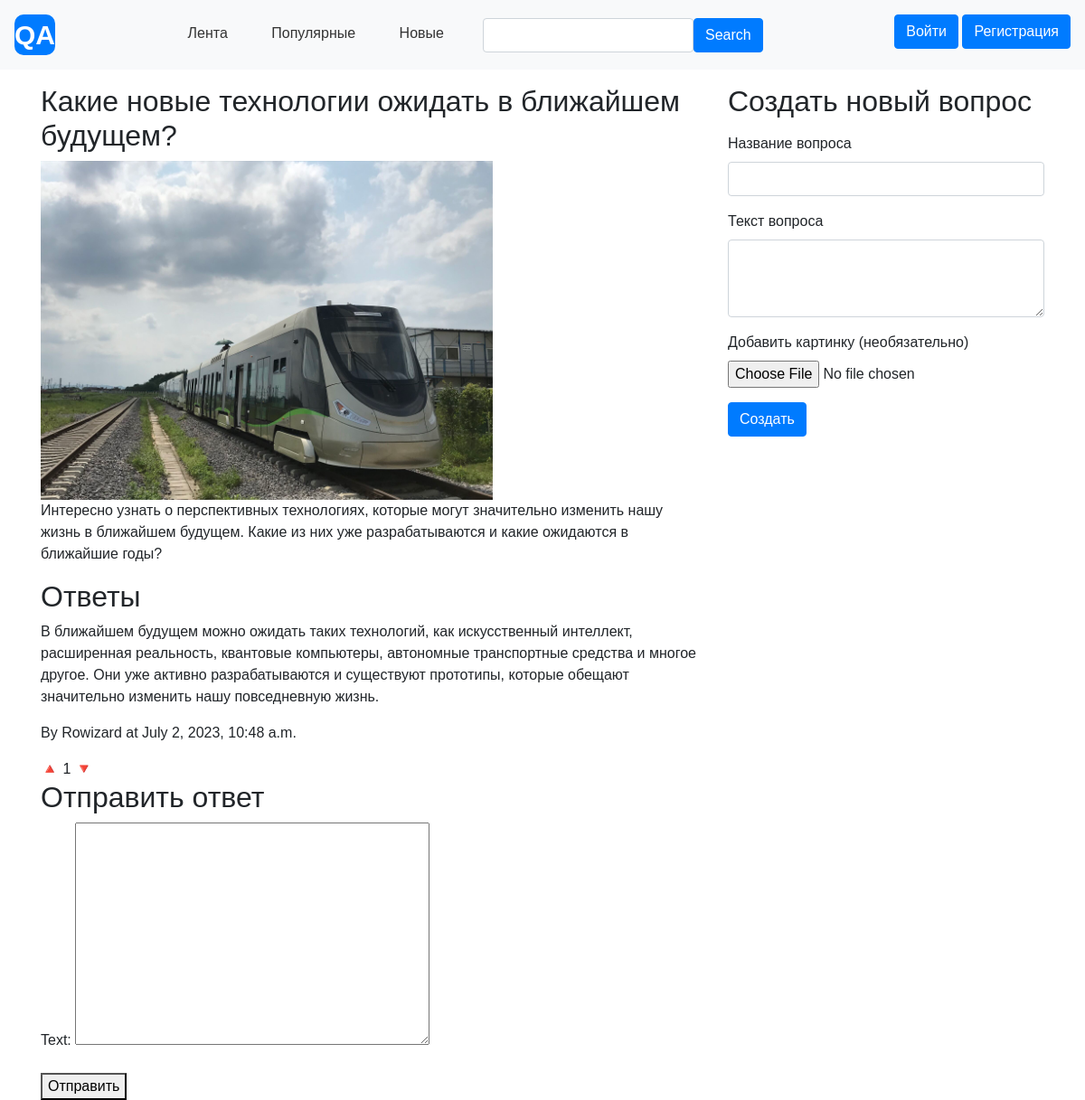
/qa_app/question/42/, run on the app's committed database.
### qa_app/models.py (models this page shows, shortened)
class Question(models.Model):
    author = models.ForeignKey(User, on_delete=models.CASCADE, default=None)
    title = models.CharField(max_length=200, default=None)
    text = models.TextField()
    image = models.ImageField(upload_to='images/', null=True, blank=True)
    pub_date = models.DateTimeField(auto_now_add=True)
    categories = models.ManyToManyField(Category, blank=True)
    history = HistoricalRecords()
    is_closed = models.BooleanField(default=False)

class Answer(models.Model):
    user = models.ForeignKey(User, on_delete=models.CASCADE)
    question = models.ForeignKey(Question, on_delete=models.CASCADE)
    text = models.TextField()
    pub_date = models.DateTimeField(auto_now_add=True)
    def get_rating(self):
        ratings = AnswerRating.objects.filter(answer=self)
        return sum(rating.rating for rating in ratings)

class AnswerRating(models.Model):
    user = models.ForeignKey(User, on_delete=models.CASCADE)
    answer = models.ForeignKey(Answer, on_delete=models.CASCADE)
    rating = models.IntegerField()

### qa_app/views.py (the view)
# urls.py: path('question/<int:id>/', views.question_detail, name='question_detail'),
def question_detail(request, id):
	question = get_object_or_404(Question, id=id)
	answers = Answer.objects.filter(question=question)
	bookmark = None
	if request.user.is_authenticated:
		bookmark = Bookmark.objects.filter(user=request.user, question=question).first()
	if request.method == 'POST' and request.user.is_authenticated:
		form = AnswerForm(request.POST, request.FILES)
		if form.is_valid():
			answer = form.save(commit=False)
			answer.user = request.user
			answer.question = question
			answer.save()
			return redirect('question_detail', question.id)  # Обновить страницу с новым ответом
	else:
		form = AnswerForm()
	return render(request, 'question_detail.html',
				  {'question': question, 'answers': answers, 'form': form, 'bookmark': bookmark})

### qa_app/forms.py
class AnswerForm(forms.ModelForm):
	class Meta:
		model = Answer
		fields = ['text']

### qa_app/services.py (called while the page is built)
def log_visit(request):
    if request.path not in ['/admin', '/auth', '/login']:
        visit_data = {
            'user': request.user.pk,
            'url': request.build_absolute_uri(),
            'query_params': json.dumps(request.GET),
            'method': request.method,
            'user_agent': request.headers.get('User-Agent', ''),
        }
        r.lpush('page_visits', json.dumps(visit_data))

### qa_app/templates/question_detail.html (shortened to what this page needs)
{% extends "base.html" %}
{% block content %}
    <h2>{{ question.title }}</h2>
    {% if question.image %}
        <img style="max-width: 500px" src="{{ question.image.url }}">
    {% endif %}
    <p>{{ question.text }}</p>
    <h2>Ответы</h2>
    {% for answer in answers %}
        <div>
            <p>{{ answer.text }}</p>
            <p>By {{ answer.user.username }} at {{ answer.pub_date }}</p>
            <a href="{% url 'upvote_answer' answer.id %}">🔺</a>
            <span>{{ answer.get_rating }}</span>
            <a href="{% url 'downvote_answer' answer.id %}">🔻</a>
        </div>
    {% endfor %}
    <h2>Отправить ответ</h2>
    <form method="post">
        {{ form.as_p }}
        <button type="submit">Отправить</button>
    </form>
{% endblock %}

### qa_app/static/css/style.css (style rules this page uses)
body { font-family: Arial, sans-serif; }

### data on the page
Question: title "Какие новые технологии ожидать в ближайшем будущем?", image (picture), text "Интересно узнать о перспективных технологиях, которые могут значительно изменить нашу жизнь в ближайшем будущем. Какие из них уже разрабатываются и какие ожидаются в ближайшие годы?"
Answer: text "В ближайшем будущем можно ожидать таких технологий, как искусственный интеллект, расширенная реальность, квантовые компьютеры, автономные транспортные средства и многое другое. Они уже активно разрабатываются и существуют прототипы, которые обещают значительно изменить нашу повседневную жизнь.", user.username "Rowizard", pub_date "July 2, 2023, 10:48 a.m.", get_rating "1"
